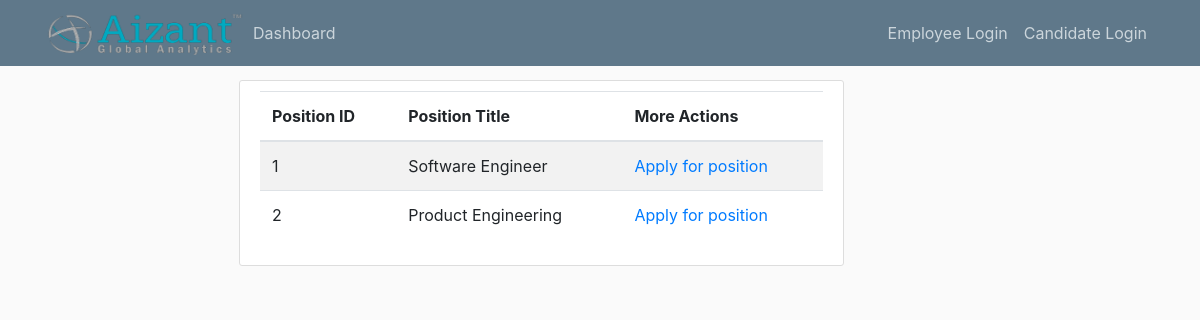
The app's page /position/all with its own data.
### app/models.py (models this page shows, shortened)
class Position(db.Model):
    id = db.Column(db.Integer, primary_key=True)
    title = db.Column(db.String)
    description = db.Column(db.String(500))
    required_number = db.Column(db.Integer)
    number_applied = db.Column(db.Integer)
    applications = db.relationship('Application', backref='application')

### app/routes.py (the view)
@app.route('/position/all')
def view_all_positions():
    positions = Position.query.all()
    return render_template('view_position_list.html', positions=positions)

### app/templates/view_position_list.html (shortened to what this page needs)
{% extends 'layout.html' %}
{% block content %}
    <div class="content-section">
        <table class="table table-striped">
            <thead>
            <tr>
                <th scope="col">Position ID</th>
                <th scope="col">Position Title</th>
                <th scope="col">More Actions</th>
            </tr>
            </thead>
            <tbody>
            {% for position in positions %}
                <tr>
                    <td>{{ position.id }}</td>
                    <td>{{ position.title }}</td>
                    {% if current_user.role %}
                    <td><a href="{{ url_for('view_position', position_id=position.id) }}">Click here for more details</a> </td>
                    {% else %}
                    <td><a href="{{ url_for('create_application', job_id=position.id) }}">Apply for position</a> </td>
                    {% endif %}
                </tr>
            {% endfor %}
            </tbody>
        </table>
    </div>
{% endblock %}

### app/static/main.css (style rules this page uses)
body { background: #fafafa; color: #333333; margin-top: 5rem; }
.content-section { background: #ffffff; padding: 10px 20px; border: 1px solid #dddddd; border-radius: 3px; margin-bottom: 20px; }

### records on screen
Position: id "1", title "Software Engineer"
Position: id "2", title "Product Engineering"
